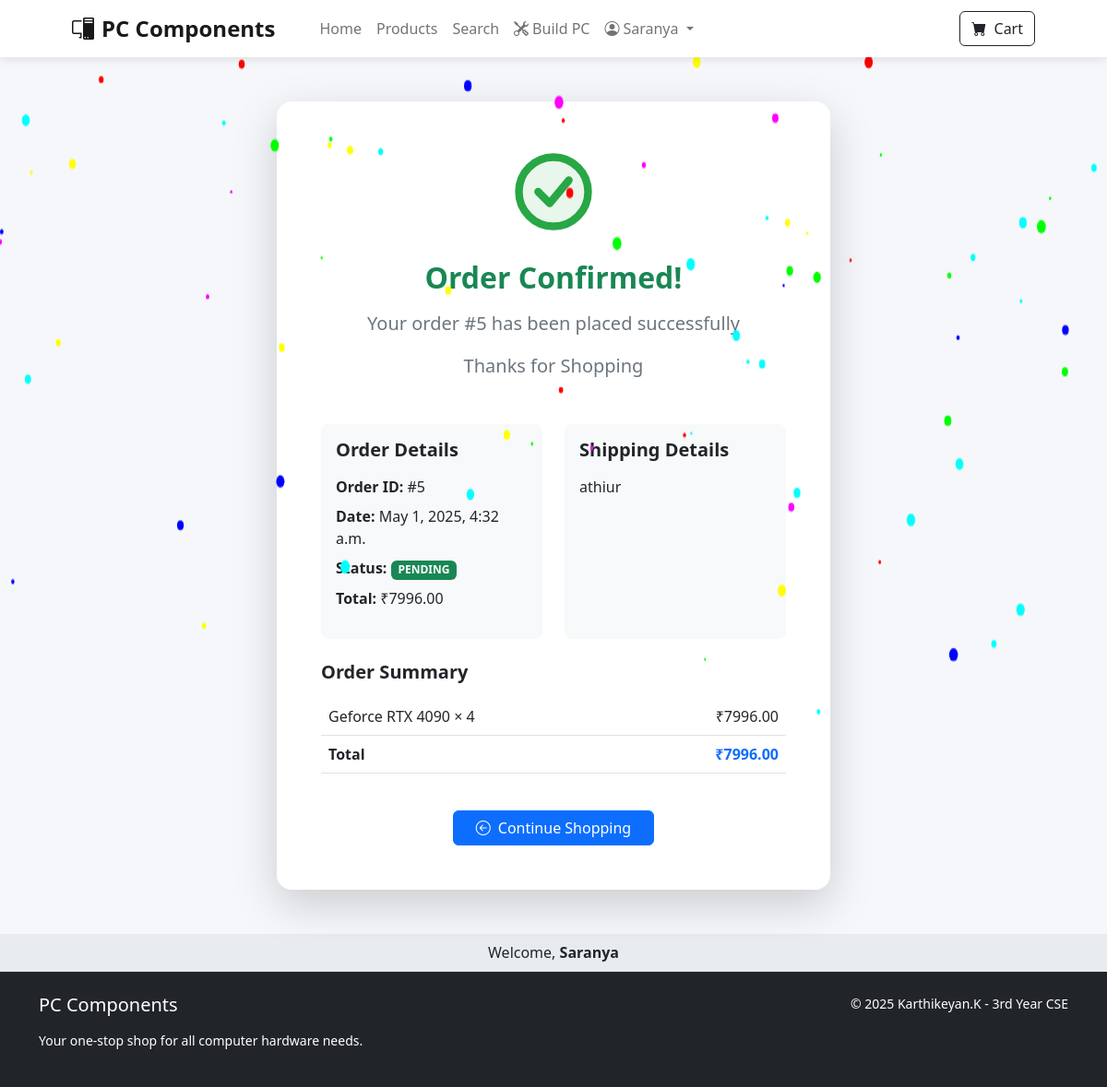
/thankyou/5/ (signed in), run on an earlier commit of the app's database.
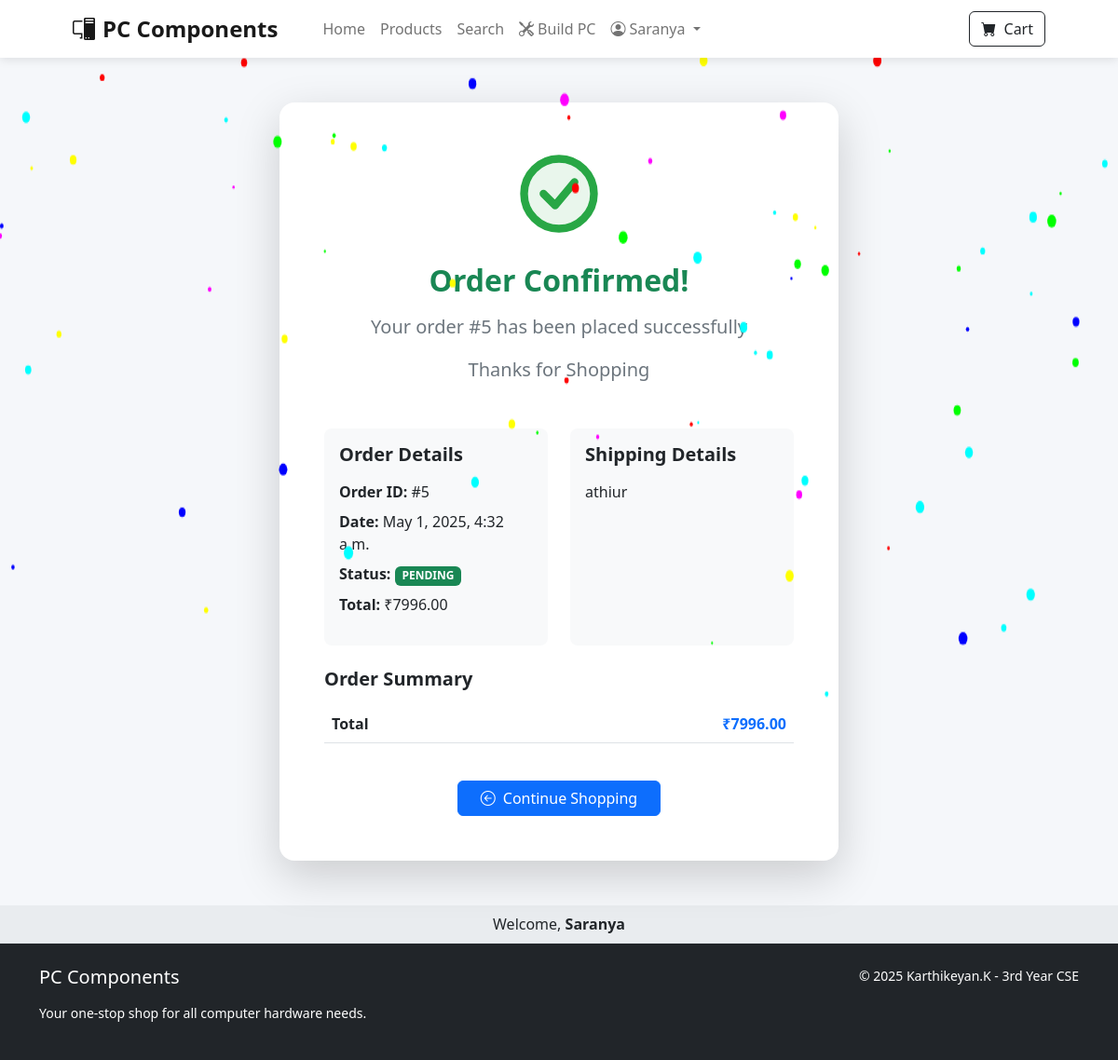
And on a later commit of the database.
### app/models.py (models this page shows, shortened)
class OrderItem(models.Model):
    order = models.ForeignKey(Order, on_delete=models.CASCADE, related_name='items')
    product = models.ForeignKey(Product, on_delete=models.CASCADE)
    quantity = models.PositiveIntegerField()
    price = models.DecimalField(max_digits=10, decimal_places=2)  # store snapshot of price at order time
    def get_total_price(self):
        return self.quantity * self.price

class Product(models.Model):
    CATEGORY_CHOICES = [
        ('CPU', 'CPU'),
        ('Motherboard', 'Motherboard'),
        ('RAM', 'RAM'),
        ('GPU', 'GPU'),
        ('Storage', 'Storage'),
        ('PSU', 'PSU'),
        ('Cabinet', 'Cabinet'),
    ]
    name = models.CharField(max_length=100)
    category = models.ForeignKey(Category,on_delete=models.CASCADE)
    brand = models.ForeignKey(Brand,on_delete=models.CASCADE)
    price = models.IntegerField()
    description = models.TextField()
    image = models.ImageField(upload_to='products/', default='products/default.jpg', blank=True, null=True)
    stock = models.PositiveIntegerField(default=10)

### app/views.py (the view)
# urls.py: path('thankyou/<int:order_id>/', views.thank_you, name='thank_you'),
@login_required
def thank_you(request, order_id):
    order = get_object_or_404(Order, id=order_id, user=request.user)
    return render(request, 'app/thankyou.html', {'order': order})

### app/context_processors.py (called while the page is built)
def cart_item_count(request):
    count = 0
    if request.user.is_authenticated:
        try:
            cart = Cart.objects.get(user=request.user)
            count = CartItem.objects.filter(cart=cart).count()
        except Cart.DoesNotExist:
            count = 0
    return {'cart_item_count': count}

### app/templates/app/thankyou.html (shortened to what this page needs)
{% extends 'app/base.html' %}
{% block content %}
<div class="d-flex flex-column" style="min-height: 100vh;">
    <div class="flex-grow-1 d-flex align-items-center justify-content-center py-5">
        <div class="card border-0 shadow-lg rounded-4" style="width: 100%; max-width: 600px;">
            <div class="card-body p-4 p-md-5">
                <div class="text-center mb-5">
                    <div class="checkmark-animation mb-4">
                    </div>
                    <h2 class="fw-bold text-success mb-3">Order Confirmed!</h2>
                    <p class="lead text-muted">Your order #{{ order.id }} has been placed successfully</p>
                    <p class="lead text-muted">Thanks for Shopping</p>
                </div>
                <div class="row g-4 mb-4">
                    <div class="col-md-6">
                        <div class="p-3 bg-light rounded-3 h-100">
                            <h5 class="fw-semibold mb-3">Order Details</h5>
                            <ul class="list-unstyled">
                                <li class="mb-2"><strong>Order ID:</strong> #{{ order.id }}</li>
                                <li class="mb-2"><strong>Date:</strong> {{ order.ordered_at }}</li>
                                <li class="mb-2"><strong>Status:</strong>
                                    <span class="badge bg-success">{{ order.status }}</span>
                                </li>
                                <li><strong>Total:</strong> ₹{{ order.total }}</li>
                            </ul>
                        </div>
                    </div>
                    <div class="col-md-6">
                        <div class="p-3 bg-light rounded-3 h-100">
                            <h5 class="fw-semibold mb-3">Shipping Details</h5>
                            <p class="mb-0">{{ order.address }}</p>
                        </div>
                    </div>
                </div>
                <div class="mb-4">
                    <h5 class="fw-semibold mb-3">Order Summary</h5>
                    <div class="table-responsive">
                        <table class="table">
                            <tbody>
                                {% for item in order.items.all %}
                                <tr>
                                    <td>{{ item.product.name }} × {{ item.quantity }}</td>
                                    <td class="text-end">₹{{ item.get_total_price }}</td>
                                </tr>
                                {% endfor %}
                                <tr class="fw-bold">
                                    <td>Total</td>
                                    <td class="text-end text-primary">₹{{ order.total }}</td>
                                </tr>
                            </tbody>
                        </table>
                    </div>
                </div>
                <div class="text-center mt-4">
                    <a href="{% url 'app:products' %}" class="btn btn-primary px-4">
                        <i class="bi bi-arrow-left-circle me-2"></i>Continue Shopping
                    </a>
                </div>
            </div>
        </div>
    </div>
</div>
{% endblock %}

What changed in the data, as far as the page shows it:
removed OrderItem: product.name "Geforce RTX 4090", quantity "4", get_total_price "7996.00"
